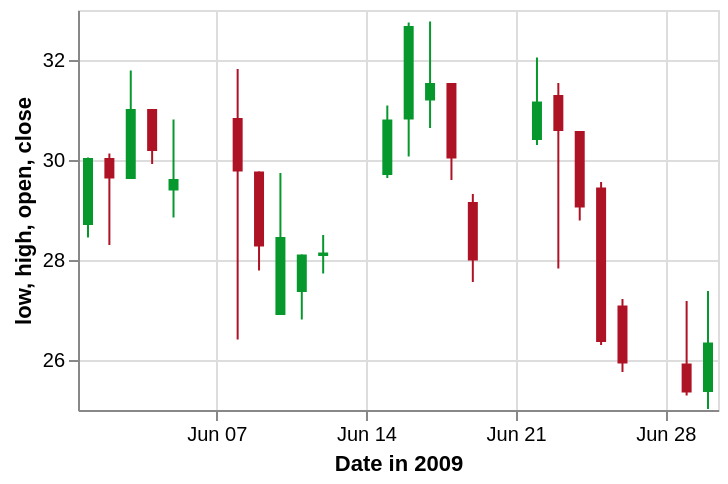

Describe this chart as a Vega-Lite specification.
### Vega specification from a JSON file in a GitHub repository (floating-point values rounded to 4 significant figures)
{"$schema": "https://vega.github.io/schema/vega/v5.json", "description": "A candlestick chart inspired by an example in Protovis (http://mbostock.github.io/protovis/ex/candlestick.html)", "autosize": "pad", "padding": 5, "width": 320, "height": 200, "style": "cell", "data": [{"name": "source_0", "values": [{"date": "2009-06-01", "open": 28.7, "high": 30.05, "low": 28.45, "close": 30.04, "signal": "short", "ret": -4.894}, {"date": "2009-06-02", "open": 30.04, "high": 30.13, "low": 28.3, "close": 29.63, "signal": "short", "ret": -0.3226}, {"date": "2009-06-03", "open": 29.62, "high": 31.79, "low": 29.62, "close": 31.02, "signal": "short", "ret": 3.687}, {"date": "2009-06-04", "open": 31.02, "high": 31.02, "low": 29.92, "close": 30.18, "signal": "short", "ret": 4.51}, {"date": "2009-06-05", "open": 29.39, "high": 30.81, "low": 28.85, "close": 29.62, "signal": "short", "ret": 6.084}, {"date": "2009-06-08", "open": 30.84, "high": 31.82, "low": 26.41, "close": 29.77, "signal": "short", "ret": 1.254}, {"date": "2009-06-09", "open": 29.77, "high": 29.77, "low": 27.79, "close": 28.27, "signal": "short", "ret": -5.024}, {"date": "2009-06-10", "open": 26.9, "high": 29.74, "low": 26.9, "close": 28.46, "signal": "short", "ret": -5.466}, {"date": "2009-06-11", "open": 27.36, "high": 28.11, "low": 26.81, "close": 28.11, "signal": "short", "ret": -8.374}, {"date": "2009-06-12", "open": 28.08, "high": 28.5, "low": 27.73, "close": 28.15, "signal": "short", "ret": -5.528}, {"date": "2009-06-15", "open": 29.7, "high": 31.09, "low": 29.64, "close": 30.81, "signal": "long", "ret": 3.492}, {"date": "2009-06-16", "open": 30.81, "high": 32.75, "low": 30.07, "close": 32.68, "signal": "short", "ret": 0.155}, {"date": "2009-06-17", "open": 31.19, "high": 32.77, "low": 30.64, "close": 31.54, "signal": "short", "ret": 5.828}, {"date": "2009-06-18", "open": 31.54, "high": 31.54, "low": 29.6, "close": 30.03, "signal": "short", "ret": 8.176}, {"date": "2009-06-19", "open": 29.16, "high": 29.32, "low": 27.56, "close": 27.99, "signal": "short", "ret": 8.599}, {"date": "2009-06-22", "open": 30.4, "high": 32.05, "low": 30.3, "close": 31.17, "signal": "short", "ret": 15.49}, {"date": "2009-06-23", "open": 31.3, "high": 31.54, "low": 27.83, "close": 30.58, "signal": "short", "ret": 11.74}, {"date": "2009-06-24", "open": 30.58, "high": 30.58, "low": 28.79, "close": 29.05, "signal": "long", "ret": -10.42}, {"date": "2009-06-25", "open": 29.45, "high": 29.56, "low": 26.3, "close": 26.36, "signal": "long", "ret": 0}, {"date": "2009-06-26", "open": 27.09, "high": 27.22, "low": 25.76, "close": 25.93, "signal": "long", "ret": 0}, {"date": "2009-06-29", "open": 25.93, "high": 27.18, "low": 25.29, "close": 25.35, "signal": "long", "ret": 5.263}, {"date": "2009-06-30", "open": 25.36, "high": 27.38, "low": 25.02, "close": 26.35, "signal": "long", "ret": 6.738}]}, {"name": "data_0", "source": "source_0", "transform": [{"type": "formula", "expr": "timeParse(datum[\"date\"],'%Y-%m-%d')", "as": "date"}]}], "marks": [{"name": "layer_0_marks", "type": "rule", "style": ["rule"], "from": {"data": "data_0"}, "encode": {"update": {"stroke": [{"test": "datum[\"date\"] === null || isNaN(datum[\"date\"]) || datum[\"low\"] === null || isNaN(datum[\"low\"])", "value": null}, {"test": "datum.open < datum.close", "value": "#06982d"}, {"value": "#ae1325"}], "tooltip": {"signal": "{\"Date in 2009\": timeFormat(datum[\"date\"], '%b %d, %Y'), \"low\": format(datum[\"low\"], \"\"), \"high\": format(datum[\"high\"], \"\")}"}, "x": {"scale": "x", "field": "date"}, "y": [{"test": "datum[\"low\"] === null || isNaN(datum[\"low\"])", "field": {"group": "height"}}, {"scale": "y", "field": "low"}], "y2": [{"test": "datum[\"high\"] === null || isNaN(datum[\"high\"])", "field": {"group": "height"}}, {"scale": "y", "field": "high"}]}}}, {"name": "layer_1_marks", "type": "rect", "style": ["bar"], "from": {"data": "data_0"}, "encode": {"update": {"fill": [{"test": "datum[\"date\"] === null || isNaN(datum[\"date\"]) || datum[\"open\"] === null || isNaN(datum[\"open\"])", "value": null}, {"test": "datum.open < datum.close", "value": "#06982d"}, {"value": "#ae1325"}], "tooltip": {"signal": "{\"Date in 2009\": timeFormat(datum[\"date\"], '%b %d, %Y'), \"open\": format(datum[\"open\"], \"\"), \"close\": format(datum[\"close\"], \"\")}"}, "xc": {"scale": "x", "field": "date"}, "width": {"value": 5}, "y": [{"test": "datum[\"open\"] === null || isNaN(datum[\"open\"])", "field": {"group": "height"}}, {"scale": "y", "field": "open"}], "y2": [{"test": "datum[\"close\"] === null || isNaN(datum[\"close\"])", "field": {"group": "height"}}, {"scale": "y", "field": "close"}]}}}], "scales": [{"name": "x", "type": "time", "domain": {"data": "data_0", "field": "date"}, "range": [0, {"signal": "width"}], "padding": 5}, {"name": "y", "type": "linear", "domain": {"data": "data_0", "fields": ["low", "high", "open", "close"]}, "range": [{"signal": "height"}, 0], "zero": false, "nice": true}], "axes": [{"scale": "x", "orient": "bottom", "grid": false, "title": "Date in 2009", "labelFlush": true, "labelOverlap": true, "tickCount": {"signal": "ceil(width/40)"}, "zindex": 1}, {"scale": "x", "orient": "bottom", "gridScale": "y", "grid": true, "tickCount": {"signal": "ceil(width/40)"}, "domain": false, "labels": false, "maxExtent": 0, "minExtent": 0, "ticks": false, "zindex": 0}, {"scale": "y", "orient": "left", "grid": false, "title": "low, high, open, close", "labelOverlap": true, "tickCount": {"signal": "ceil(height/40)"}, "zindex": 1}, {"scale": "y", "orient": "left", "gridScale": "x", "grid": true, "tickCount": {"signal": "ceil(height/40)"}, "domain": false, "labels": false, "maxExtent": 0, "minExtent": 0, "ticks": false, "zindex": 0}]}
